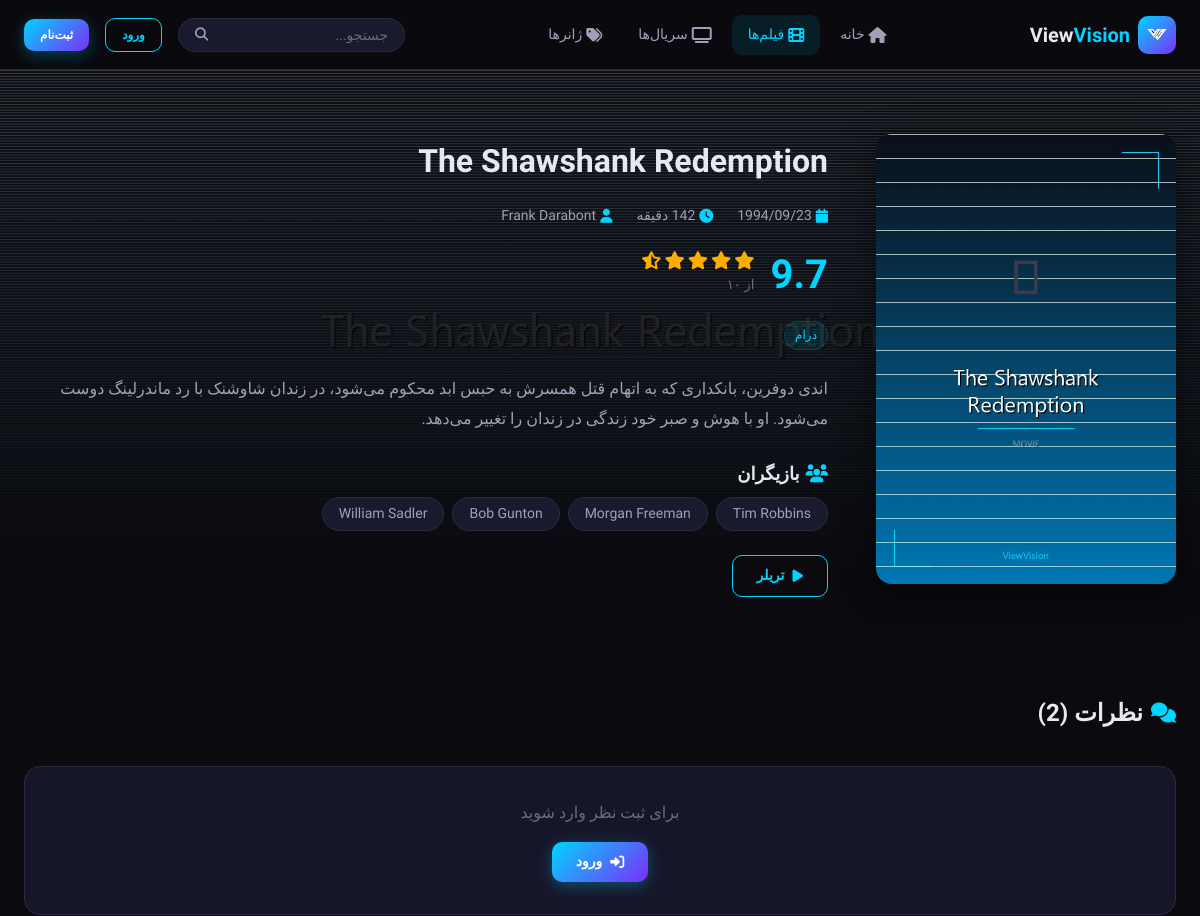
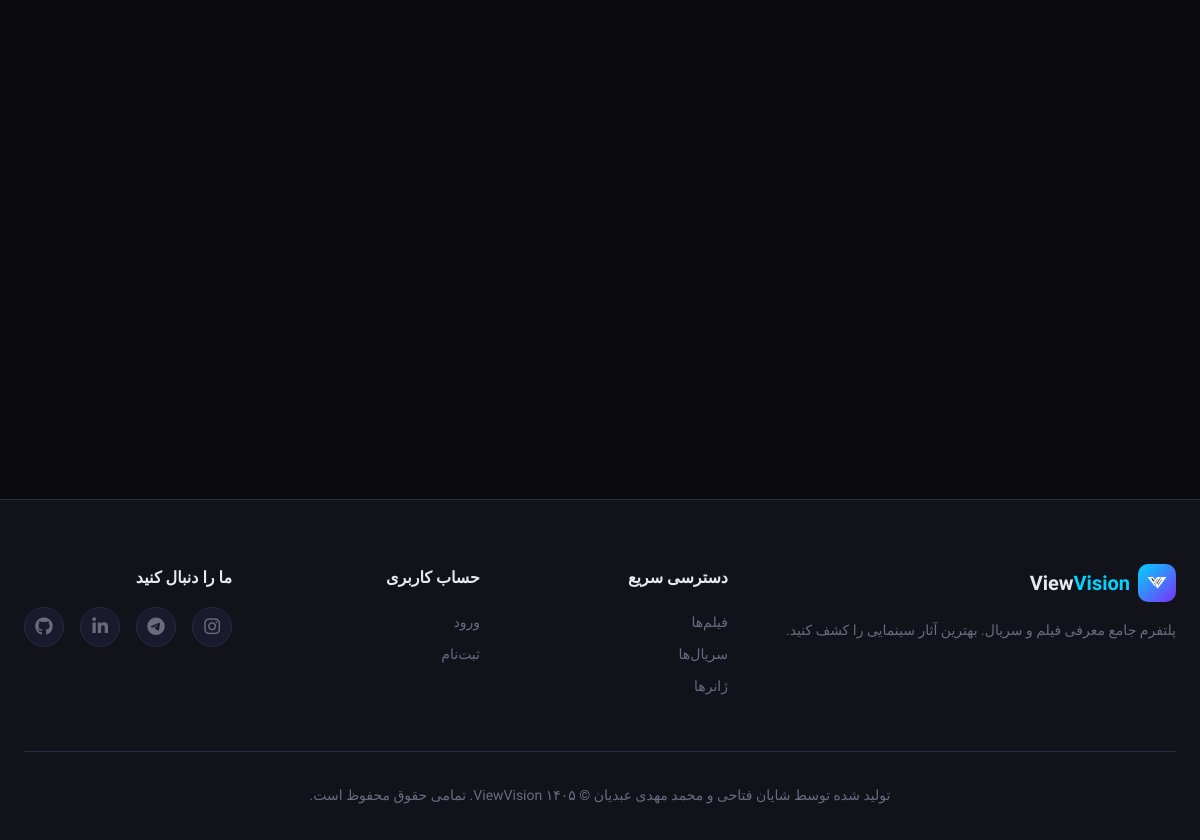
The page /movies/shawshank-redemption/ on the database its author committed (2 pictures, top to bottom).
### media_app/models.py (models this page shows, shortened)
class Movie(models.Model):
    title = models.CharField(max_length=200)
    slug = models.SlugField(max_length=200, unique=True)
    description = models.TextField()
    poster = models.ImageField(upload_to='posters/movies/', blank=True, null=True)
    poster_url = models.URLField(blank=True, help_text='External poster image URL (e.g. TMDB)')
    backdrop = models.ImageField(upload_to='backdrops/movies/', blank=True, null=True)
    backdrop_url = models.URLField(blank=True, help_text='External backdrop image URL')
    release_date = models.DateField()
    duration = models.PositiveIntegerField(help_text='Duration in minutes')
    director = models.CharField(max_length=200)
    cast = models.TextField(blank=True, help_text='Comma-separated cast names')
    rating = models.DecimalField(max_digits=3, decimal_places=1, default=0.0)
    genres = models.ManyToManyField(Genre, related_name='movies')
    trailer_url = models.URLField(blank=True, help_text='YouTube trailer URL')
    created_at = models.DateTimeField(auto_now_add=True)
    updated_at = models.DateTimeField(auto_now=True)
    class Meta:
        ordering = ['-created_at']
    def get_stars(self):
        full = int(self.rating // 2)
        half = 1 if (self.rating % 2) >= 1 else 0
        empty = 5 - full - half
        return {'full': range(full), 'half': half, 'empty': range(empty)}
    def get_cast_list(self):
        return [c.strip() for c in self.cast.split(',') if c.strip()] if self.cast else []
    def get_poster_url(self):
        if self.poster:
            return self.poster.url
        if self.poster_url:
            return self.poster_url
        return None
    def get_backdrop_url(self):
        if self.backdrop:
            return self.backdrop.url
        if self.backdrop_url:
            return self.backdrop_url
        return None

class Genre(models.Model):
    name = models.CharField(max_length=100, unique=True)
    slug = models.SlugField(max_length=100, unique=True)
    description = models.TextField(blank=True)
    class Meta:
        ordering = ['name']
    def get_absolute_url(self):
        return reverse('genre_detail', kwargs={'slug': self.slug})

### media_app/views.py (the view)
# urls.py: path('<slug:slug>/', views.movie_detail, name='movie_detail'),
def movie_detail(request, slug):
    movie = get_object_or_404(Movie, slug=slug)
    reviews = movie.reviews.select_related('user').all()
    in_watchlist = False
    if request.user.is_authenticated:
        in_watchlist = WatchlistItem.objects.filter(user=request.user, movie=movie).exists()
    if request.method == 'POST' and request.user.is_authenticated:
        form = ReviewForm(request.POST)
        if form.is_valid():
            review = form.save(commit=False)
            review.user = request.user
            review.movie = movie
            review.save()
            messages.success(request, 'نظر شما با موفقیت ثبت شد.')
            return redirect('movies:movie_detail', slug=slug)
    else:
        form = ReviewForm()
    context = {
        'movie': movie,
        'reviews': reviews,
        'form': form,
        'in_watchlist': in_watchlist,
    }
    return render(request, 'media_app/movie_detail.html', context)

### media_app/forms.py
class ReviewForm(forms.ModelForm):
    class Meta:
        model = Review
        fields = ['rating', 'comment']
        widgets = {
            'rating': forms.Select(attrs={'class': 'form-select'}),
            'comment': forms.Textarea(attrs={
                'class': 'form-control',
                'rows': 4,
                'placeholder': 'Write your review...',
            }),
        }

### viewvision/context_processors.py (called while the page is built)
def social_links(request):
    links = {
        'instagram': '#',
        'telegram': '#',
        'linkedin': '#',
        'github': '#',
    }
    links_file = Path(__file__).resolve().parent.parent / 'links.txt'
    try:
        with open(links_file, 'r', encoding='utf-8') as f:
            for line in f:
                line = line.strip()
                if '=' in line and not line.startswith('#'):
                    key, value = line.split('=', 1)
                    key = key.strip().lower()
                    value = value.strip()
                    if key in links and value:
                        links[key] = value
    except FileNotFoundError:
        pass
    return {'social_links': links}

### templates/media_app/movie_detail.html (shortened to what this page needs)
{% extends 'base.html' %}
{% block content %}
<div class="media-detail">
    {% if movie.get_backdrop_url %}
    <div class="media-detail-backdrop">
        <img src="{{ movie.get_backdrop_url }}" alt="">
    </div>
    {% endif %}
    <div class="container">
        <div class="media-detail-content">
            <div class="media-detail-header">
                <div class="media-detail-poster">
                    {% if movie.get_poster_url %}
                    <img src="{{ movie.get_poster_url }}" alt="{{ movie.title }}">
                    {% else %}
                    <div class="poster-placeholder" style="height:100%;">
                        <i class="fas fa-film"></i>
                    </div>
                    {% endif %}
                </div>
                <div class="media-detail-info">
                    <h1>{{ movie.title }}</h1>
                    <div class="media-detail-meta">
                        <span class="meta-item">
                            <i class="fas fa-calendar"></i> {{ movie.release_date|date:"Y/m/d" }}
                        </span>
                        <span class="meta-item">
                            <i class="fas fa-clock"></i> {{ movie.duration }} دقیقه
                        </span>
                        <span class="meta-item">
                            <i class="fas fa-user"></i> {{ movie.director }}
                        </span>
                    </div>
                    <div class="rating-display">
                        <div class="rating-score">{{ movie.rating }}</div>
                        <div>
                            <div class="rating-stars">
                                {% for i in movie.get_stars.full %}<i class="fas fa-star"></i>{% endfor %}
                                {% if movie.get_stars.half %}<i class="fas fa-star-half-alt"></i>{% endif %}
                            </div>
                            <small class="text-muted">از ۱۰</small>
                        </div>
                    </div>
                    <div class="media-detail-genres">
                        {% for genre in movie.genres.all %}
                        <a href="{{ genre.get_absolute_url }}" class="genre-badge">{{ genre.name }}</a>
                        {% endfor %}
                    </div>
                    <p class="media-detail-description">{{ movie.description }}</p>
                    {% if movie.get_cast_list %}
                    <div class="media-detail-cast">
                        <h3><i class="fas fa-users" style="color:var(--accent);margin-left:6px;"></i>بازیگران</h3>
                        <div class="cast-list">
                            {% for actor in movie.get_cast_list %}
                            <span class="cast-tag">{{ actor }}</span>
                            {% endfor %}
                        </div>
                    </div>
                    {% endif %}
                    <div class="media-detail-actions">
                        {% if movie.trailer_url %}
                        <a href="{{ movie.trailer_url }}" target="_blank" class="btn btn-outline">
                            <i class="fas fa-play"></i> تریلر
                        </a>
                        {% endif %}
                    </div>
                </div>
            </div>
        </div>
        <div class="reviews-section">
            <div class="section-header">
                <h2 class="section-title">
                    <i class="fas fa-comments"></i> نظرات ({{ reviews|length }})
                </h2>
            </div>
            {% if user.is_authenticated %}
            <div class="review-form-container">
                <h3><i class="fas fa-pen"></i> نظر خود را بنویسید</h3>
                <form method="POST">
                    {% csrf_token %}
                    <div class="form-group">
                        <label>امتیاز</label>
                        <div class="star-rating-input">
                            {% for i in "12345" %}
                            <span class="star" data-value="{{ forloop.counter }}">
                                <i class="fas fa-star"></i>
                            </span>
                            {% endfor %}
                        </div>
                        {{ form.rating }}
                    </div>
                    <div class="form-group">
                        <label>نظر شما</label>
                        {{ form.comment }}
                    </div>
                    <button type="submit" class="btn btn-primary">
                        <i class="fas fa-paper-plane"></i> ارسال نظر
                    </button>
                </form>
            </div>
            {% else %}
            <div class="review-form-container" style="text-align:center;">
                <p style="color:var(--text-muted);margin-bottom:var(--space-md);">برای ثبت نظر وارد شوید</p>
                <a href="{% url 'accounts:login' %}" class="btn btn-primary">
                    <i class="fas fa-sign-in-alt"></i> ورود
                </a>
            </div>
            {% endif %}
            <div class="reviews-list">
            </div>
        </div>
    </div>
</div>
{% endblock %}

### rows shown on the page
Movie: get_backdrop_url (picture), get_poster_url (picture), title "The Shawshank Redemption", release_date "1994/09/23", duration "142", director "Frank Darabont", rating "9.7", description "اندی دوفرین، بانکداری که به اتهام قتل همسرش به حبس ابد محکوم می‌شود، در زندان شاوشنک با رد ماندرلینگ دوست می‌شود. او با هوش و صبر خود زندگی در زندان را تغییر می‌دهد."
Genre: name "درام"

### other values the page prints
{{ actor }} "Tim Robbins" "Morgan Freeman" "Bob Gunton" "William Sadler"
{{ reviews|length }} "2"
